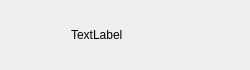
<?xml version="1.0" encoding="UTF-8"?>
<ui version="4.0">
 <class>ConUserItem</class>
 <widget class="QWidget" name="ConUserItem">
  <property name="geometry">
   <rect>
    <x>0</x>
    <y>0</y>
    <width>250</width>
    <height>70</height>
   </rect>
  </property>
  <property name="minimumSize">
   <size>
    <width>250</width>
    <height>70</height>
   </size>
  </property>
  <property name="maximumSize">
   <size>
    <width>250</width>
    <height>70</height>
   </size>
  </property>
  <property name="windowTitle">
   <string>ConUserItem</string>
  </property>
  <layout class="QHBoxLayout" name="horizontalLayout">
   <property name="spacing">
    <number>5</number>
   </property>
   <property name="leftMargin">
    <number>6</number>
   </property>
   <property name="topMargin">
    <number>2</number>
   </property>
   <property name="rightMargin">
    <number>6</number>
   </property>
   <property name="bottomMargin">
    <number>2</number>
   </property>
   <item>
    <widget class="QWidget" name="widget" native="true">
     <property name="minimumSize">
      <size>
       <width>60</width>
       <height>60</height>
      </size>
     </property>
     <property name="maximumSize">
      <size>
       <width>60</width>
       <height>60</height>
      </size>
     </property>
     <widget class="QLabel" name="icon_label">
      <property name="geometry">
       <rect>
        <x>0</x>
        <y>10</y>
        <width>45</width>
        <height>45</height>
       </rect>
      </property>
      <property name="minimumSize">
       <size>
        <width>45</width>
        <height>45</height>
       </size>
      </property>
      <property name="maximumSize">
       <size>
        <width>45</width>
        <height>45</height>
       </size>
      </property>
      <property name="text">
       <string/>
      </property>
      <property name="scaledContents">
       <bool>true</bool>
      </property>
      <property name="alignment">
       <set>Qt::AlignmentFlag::AlignCenter</set>
      </property>
     </widget>
     <widget class="QLabel" name="red_point">
      <property name="geometry">
       <rect>
        <x>30</x>
        <y>2</y>
        <width>15</width>
        <height>15</height>
       </rect>
      </property>
      <property name="minimumSize">
       <size>
        <width>15</width>
        <height>15</height>
       </size>
      </property>
      <property name="maximumSize">
       <size>
        <width>15</width>
        <height>10</height>
       </size>
      </property>
      <property name="text">
       <string/>
      </property>
      <property name="scaledContents">
       <bool>true</bool>
      </property>
      <property name="alignment">
       <set>Qt::AlignmentFlag::AlignCenter</set>
      </property>
     </widget>
    </widget>
   </item>
   <item>
    <widget class="QLabel" name="user_name_label">
     <property name="text">
      <string>TextLabel</string>
     </property>
    </widget>
   </item>
  </layout>
 </widget>
 <resources/>
 <connections/>
</ui>
